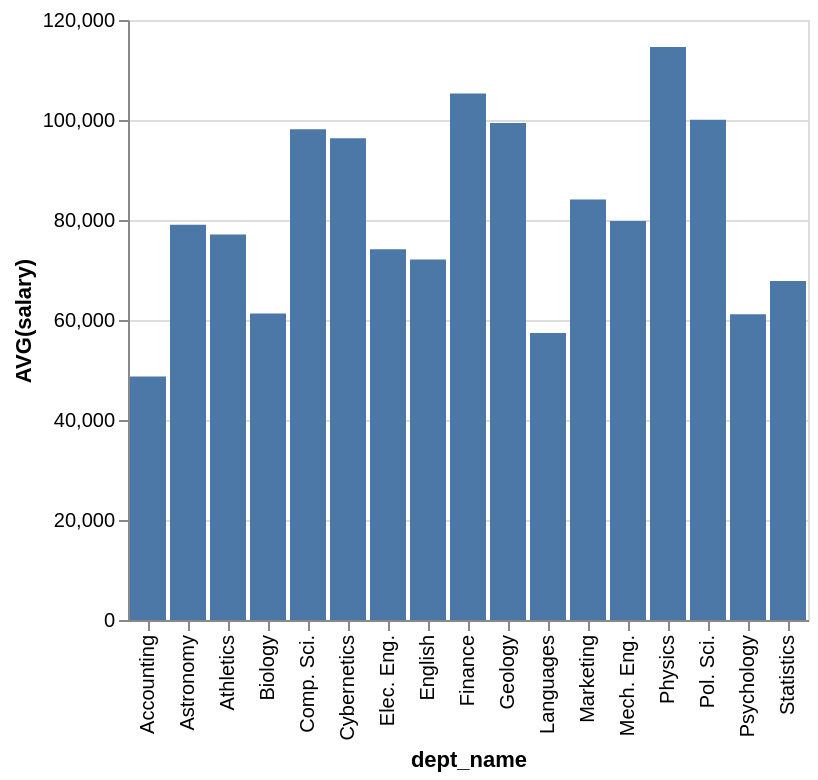

Vega-Lite specification for this chart:
### Vega-Lite specification from a JSON file in a GitHub repository (floating-point values rounded to 4 significant figures)
{"data": {"values": [{"x_data": "Accounting", "y_data": 48720.0}, {"x_data": "Astronomy", "y_data": 79070.0}, {"x_data": "Athletics", "y_data": 77100.0}, {"x_data": "Biology", "y_data": 61290.0}, {"x_data": "Comp. Sci.", "y_data": 98130.0}, {"x_data": "Cybernetics", "y_data": 96350.0}, {"x_data": "Elec. Eng.", "y_data": 74160.0}, {"x_data": "English", "y_data": 72090.0}, {"x_data": "Finance", "y_data": 105300.0}, {"x_data": "Geology", "y_data": 99380.0}, {"x_data": "Languages", "y_data": 57420.0}, {"x_data": "Marketing", "y_data": 84100.0}, {"x_data": "Mech. Eng.", "y_data": 79810.0}, {"x_data": "Physics", "y_data": 114600.0}, {"x_data": "Pol. Sci.", "y_data": 100100.0}, {"x_data": "Psychology", "y_data": 61140.0}, {"x_data": "Statistics", "y_data": 67800.0}]}, "mark": "bar", "encoding": {"x": {"field": "x_data", "type": "nominal", "title": "dept_name", "sort": "ascending"}, "y": {"field": "y_data", "type": "quantitative", "title": "AVG(salary)"}}}
